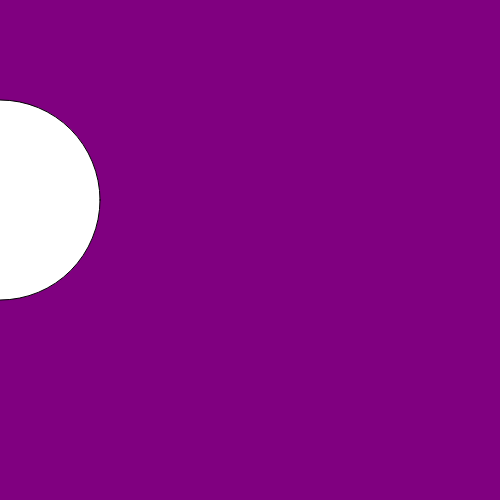
Frame 1 (no input)
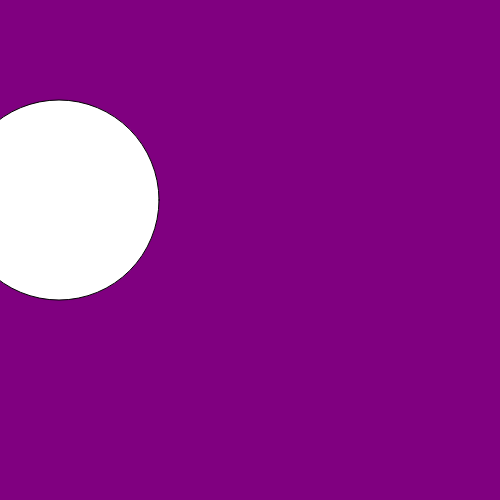
Frame 60 (no input)
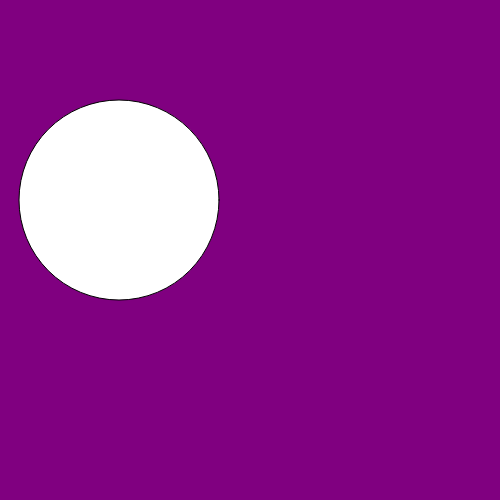
Frame 120 (the mouse pressed at the canvas centre since frame 60)

The p5.js sketch that drew these frames (run headless with seeded random() and noise() and a simulated clock; from frame 60 on, the mouse is pressed at the canvas centre):

// p5.js sketch
// ── sketch.js
function setup(){
    createCanvas(500, 500);
    background('purple');
    ellipse(200, 200, 100);

}
var x = 0;
//function definiton
function draw(){ 
    background("purple")
    ellipse(x, 200, 200);
    x = x + 1;


}
